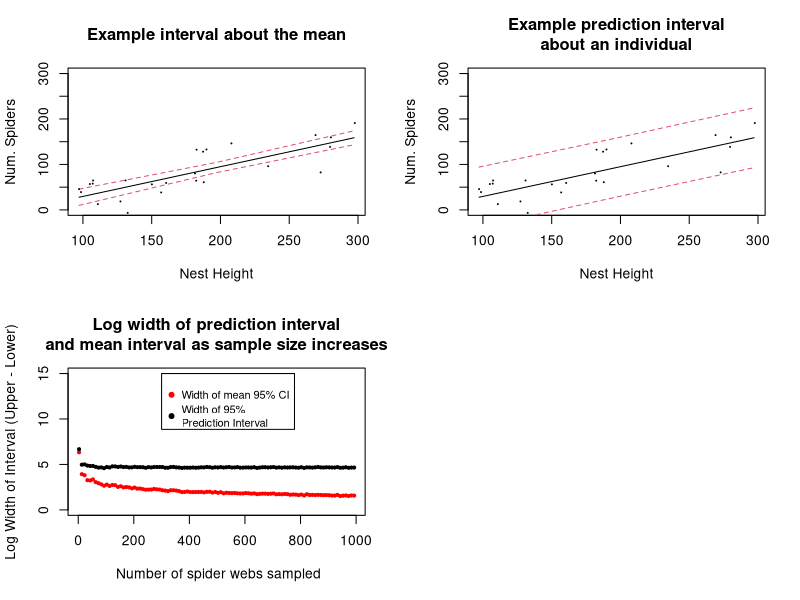

Generate this figure with R:

# Values for the linear model
beta0 = -25
beta1 = 0.6
sigma = sqrt(733)

### Change these parameters ###
MAX.SAMP = 1000
jump = 10

# Different sample sizes of spider webs
sampsize = seq(3, MAX.SAMP, jump)

# Spider nest height of interest
spider.nest = 155

# Set up arrays
cidiffs = array(NA, dim=length(sampsize))
preddiffs = array(NA, dim=length(sampsize))

# Loop through all my different sample sizes
for(i in 1:length(sampsize)){

    # Simulate Data
    heights = runif(sampsize[i], 90, 400)
    obs = rnorm(sampsize[i], mean=beta0 + beta1 * heights,sigma)
    data = data.frame(x=heights, y=obs)

    # Set my spider nest values
    #vals = rep(spider.nest, sampsize[i])

    # Fit a linear model
    fit = lm(y~x, data=data)

    # Get mean and prediction intervals
    ci = predict(fit, newdata=data.frame(x=spider.nest), se=T, interval="confidence")
    cidiffs[i] =  ci$fit[1,3] - ci$fit[1,2]

    pred = predict(fit, newdata=data.frame(x=spider.nest), se=T, interval="prediction")
    preddiffs[i] = pred$fit[1,3] - pred$fit[1,2]

    # Keep a small samples size
    if(i == 4){
        vals = seq(min(heights), max(heights), 100)
        full_ci = predict(fit, newdata=data.frame(x=vals), se=T, interval="confidence")
        full_pred = predict(fit, newdata=data.frame(x=vals), se=T, interval="prediction")
        temp_heights = heights
        temp_obs = obs
    }

}

par(mfrow=c(2,2))

# plot the Max Number
matplot(vals, full_ci$fit, lty=c(1, 2, 2), col=c(1, 2, 2), type="l",
            xlab="Nest Height", ylab="Num. Spiders", main="Example interval about the mean",
            ylim = c(0, 300))
points(temp_heights, temp_obs, cex=0.1)

# plot the Max Number
matplot(vals, full_pred$fit, lty=c(1, 2, 2), col=c(1, 2, 2), type="l",
            xlab="Nest Height", ylab="Num. Spiders", main="Example prediction interval\nabout an individual",
            ylim=c(0, 300))
points(temp_heights, temp_obs, cex=0.1)

# Plot the difference between the prediction and mean intervals
plot(sampsize, log(cidiffs), pch=19, col='red', ylim=c(0,15), cex=0.5,
    xlab=" Number of spider webs sampled",
    ylab="Log Width of Interval (Upper - Lower)", main="Log width of prediction interval\nand mean interval as sample size increases")
points(sampsize, log(preddiffs), pch=19, col='black', cex=0.5)

legend(MAX.SAMP * .3, 15, c("Width of mean 95% CI",
    "Width of 95%\nPrediction Interval"), col =c("red", "black"),
    pch=c(19,19), border="", cex=.8)
